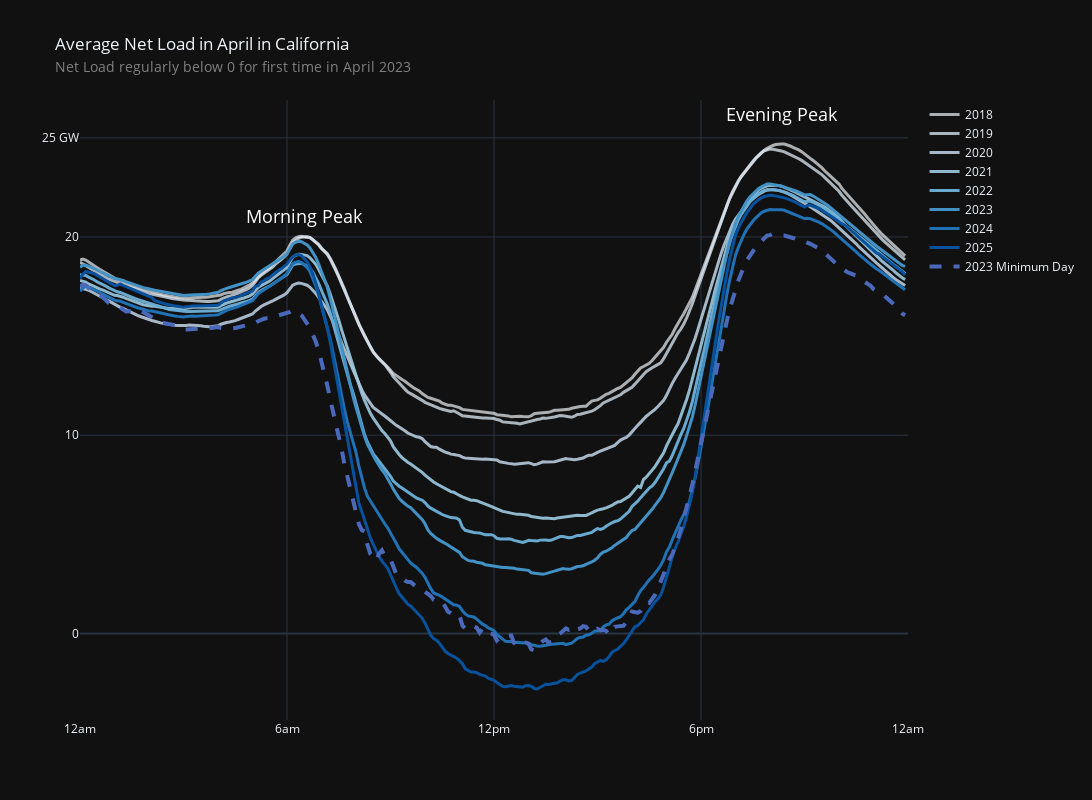

Source (notebook cell):
### Markdown cell above
## Plotting data with Plotly

Here we create an interactive plot using Plotly. We plot net load over time for each year, with different colors for different years, and also add a special line for the day in 2023 with the minimum net load.

### Code cell
import plotly.express as px

fig = go.Figure()

# Get unique years and define color gradient
unique_years = net_load_apr_avg["year"].unique()
blues = px.colors.sequential.Blues[: len(unique_years)]

# Add line traces for net_load per year
for year, color in zip(unique_years, blues):
    # Filter net load data for the current year
    year_data = net_load_apr_avg[net_load_apr_avg["year"] == year]

    fig.add_trace(
        go.Scatter(
            x=year_data["hh:mm"],
            y=year_data["net_load"] / 1000,
            mode="lines",
            name=str(year),
            line=dict(color=color, width=3),
            opacity=min(0.6 + (year - 2017) * 0.075, 1),
        )
    )

# Add trace for minimum net_load_day in 2023
fig.add_trace(
    go.Scatter(
        x=min_net_load_day_2023["hh:mm"],
        y=min_net_load_day_2023["net_load"] / 1000,
        mode="lines",
        name="2023 Minimum Day",
        line=dict(color="#4a69bb", width=4, dash="dash"),
        opacity=1,
    )
)

# Define axis tick values
x_tick_values = ["00:00", "06:00", "12:00", "18:00", "24:00"]
y_tick_values = [0, 10, 20, 25]

# Update layout with title, subtitle, and custom axis tick labels
fig.update_layout(
    title="Average Net Load in April in California<br><span style='font-size:0.8em;color:gray'>Net Load regularly below 0 for first time in April 2023 </span>",  # noqa
    xaxis=dict(
        tickmode="array",
        tickvals=x_tick_values,
        ticktext=["12am", "6am", "12pm", "6pm", "12am"],
    ),
    yaxis=dict(tickmode="array", tickvals=y_tick_values, ticktext=[0, 10, 20, "25 GW"]),
    template="plotly_dark",
)

# Define annotations
annotations = [
    {
        "x": "06:30",
        "text": "Morning Peak",
        "y_shift": 35,
        "time": "06:00",
        #  font size
        "font_size": 20,
    },
    {"x": "20:20", "text": "Evening Peak", "y_shift": 160, "time": "18:00"},
]

# Add annotations for morning and evening peaks
for annotation in annotations:
    fig.add_annotation(
        x=annotation["x"],
        y=net_load_apr_avg[net_load_apr_avg["hh:mm"] == annotation["time"]][
            "net_load"
        ].max()
        / 1000,
        text=annotation["text"],
        showarrow=False,
        yshift=annotation["y_shift"],
        font=dict(color="white", size=18),
    )

# Diplay the figure as an interactive plot
fig.update_layout(width=1200, height=800)
fig.show()

### Figure 1 — Plotly figure (JSON) as saved in the notebook; plotly's stock layout.template omitted (floating-point values rounded to 4 significant figures; data arrays with more than 128 entries replaced by an {"elided": "..."} marker saying what was removed)
{"data": [{"line": {"color": "rgb(247,251,255)", "width": 3}, "mode": "lines", "name": "2018", "opacity": 0.675, "type": "scatter", "x": {"elided": "288 str values"}, "y": {"elided": "288 float values"}}, {"line": {"color": "rgb(222,235,247)", "width": 3}, "mode": "lines", "name": "2019", "opacity": 0.75, "type": "scatter", "x": {"elided": "288 str values"}, "y": {"elided": "288 float values"}}, {"line": {"color": "rgb(198,219,239)", "width": 3}, "mode": "lines", "name": "2020", "opacity": 0.825, "type": "scatter", "x": {"elided": "288 str values"}, "y": {"elided": "288 float values"}}, {"line": {"color": "rgb(158,202,225)", "width": 3}, "mode": "lines", "name": "2021", "opacity": 0.9, "type": "scatter", "x": {"elided": "288 str values"}, "y": {"elided": "288 float values"}}, {"line": {"color": "rgb(107,174,214)", "width": 3}, "mode": "lines", "name": "2022", "opacity": 0.975, "type": "scatter", "x": {"elided": "288 str values"}, "y": {"elided": "288 float values"}}, {"line": {"color": "rgb(66,146,198)", "width": 3}, "mode": "lines", "name": "2023", "opacity": 1, "type": "scatter", "x": {"elided": "289 str values"}, "y": {"elided": "289 float values"}}, {"line": {"color": "rgb(33,113,181)", "width": 3}, "mode": "lines", "name": "2024", "opacity": 1, "type": "scatter", "x": {"elided": "288 str values"}, "y": {"elided": "288 float values"}}, {"line": {"color": "rgb(8,81,156)", "width": 3}, "mode": "lines", "name": "2025", "opacity": 1, "type": "scatter", "x": {"elided": "288 str values"}, "y": {"elided": "288 float values"}}, {"line": {"color": "#4a69bb", "dash": "dash", "width": 4}, "mode": "lines", "name": "2023 Minimum Day", "opacity": 1, "type": "scatter", "x": {"elided": "288 str values"}, "y": {"elided": "288 float values"}}], "layout": {"annotations": [{"font": {"color": "white", "size": 18}, "showarrow": false, "text": "Morning Peak", "x": "06:30", "y": 19.29, "yshift": 35}, {"font": {"color": "white", "size": 18}, "showarrow": false, "text": "Evening Peak", "x": "20:20", "y": 18.13, "yshift": 160}], "height": 800, "title": {"text": "Average Net Load in April in California<br><span style='font-size:0.8em;color:gray'>Net Load regularly below 0 for first time in April 2023 </span>"}, "width": 1200, "xaxis": {"tickmode": "array", "ticktext": ["12am", "6am", "12pm", "6pm", "12am"], "tickvals": ["00:00", "06:00", "12:00", "18:00", "24:00"]}, "yaxis": {"tickmode": "array", "ticktext": [0, 10, 20, "25 GW"], "tickvals": [0, 10, 20, 25]}}}
